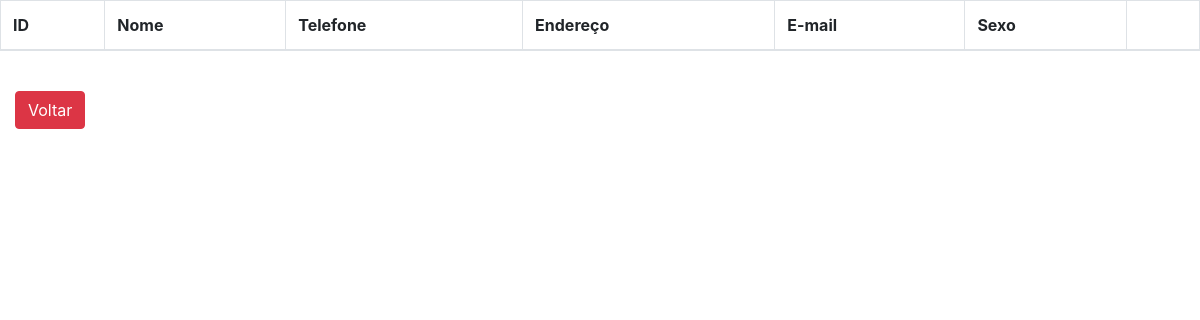
The page /cliente/ on the database as committed earlier.
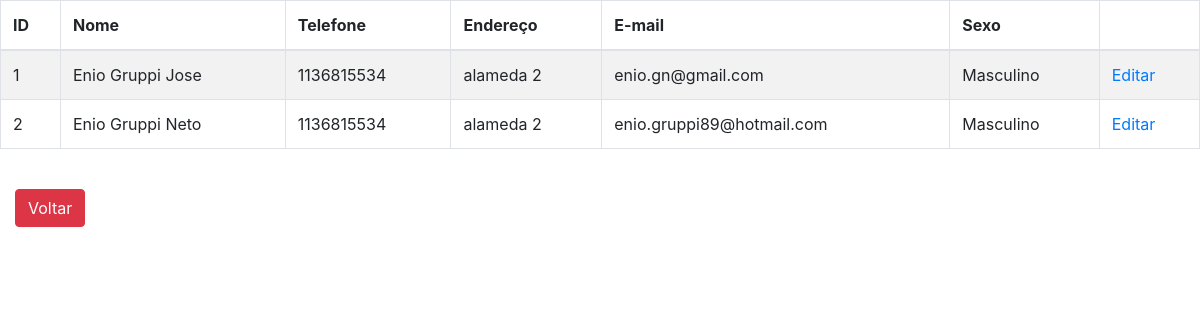
The same page on the database as committed later.
### tables this page shows
CREATE TABLE cliente (
    id_cliente INTEGER PRIMARY KEY AUTOINCREMENT,
    nome VARCHAR(50) NOT NULL,
    sexo VARCHAR(1) NOT NULL,
    telefone CHAR(11) NULL,
    endereco CHAR(100) NULL,
    email CHAR(100) NULL
);

### clientes.py (the view)
@app.route("/cliente/")
def listar_clientes_api():
    return render_template("lista_clientes.html", clientes = listar_clientes())

### clientes.py (called while the page is built)
def row_to_dict(description, row):
    if row == None:
        return None
    d = {}
    for i in range(0, len(row)):
        d[description[i][0]] = row[i]
    return d

def rows_to_dict(description, rows):
    result = []
    for row in rows:
        result.append(row_to_dict(description, row))
    return result

def conectar():
    return sqlite3.connect('clientes.db')

def listar_clientes():
    with closing(conectar()) as con, closing(con.cursor()) as cur:
        cur.execute("SELECT id_cliente, nome, sexo, telefone, endereco, email FROM cliente ORDER BY id_cliente")
        return rows_to_dict(cur.description, cur.fetchall())

### templates/lista_clientes.html (shortened to what this page needs)
<!DOCTYPE html>
<html>
<head>
    <link href="//maxcdn.bootstrapcdn.com/bootstrap/4.1.1/css/bootstrap.min.css" rel="stylesheet" id="bootstrap-css">
</head>
<body>
    <div class="table-responsive" id="sailorTableArea">
        <table id="sailorTable" class="table table-striped table-bordered" width="100%">
            <thead>
                <tr>
                    <th>ID</th>
                    <th>Nome</th>
                    <th>Telefone</th>
                    <th>Endereço</th>
                    <th>E-mail</th>
                    <th>Sexo</th>
                    <th>&nbsp;</th>
                </tr>
            </thead>
            <tbody>
                {% for cliente in clientes %}
                <tr>
                    <td>{{cliente['id_cliente']}}</td>
                    <td>{{cliente['nome']}}</td>
                    <td>{{cliente['telefone']}}</td>
                    <td>{{cliente['endereco']}}</td>
                    <td>{{cliente['email']}}</td>
                    <td>{% if cliente['sexo'] == 'M' %}Masculino{% else %}Feminino{% endif %}</td>
                    <td><a href="/cliente/{{cliente['id_cliente']}}" class="botao">Editar</a></td>
                </tr>
                {% endfor %}
            </tbody>
        </table>
    </div>
    <div class="form-group">
        <label class="col-md-4 control-label" for="btnsalvar"></label>
        <div class="col-md-8">
            <a id="btncancelar" name="btncancelar" class="btn btn-danger" href="/menu">Voltar</a>
        </div>
    </div>
</body>
</html>

Rows that differ between the two databases and show on the page:
added cliente: id_cliente "1", nome "Enio Gruppi Jose", telefone "1136815534", endereco "alameda 2", email "enio.gn@gmail.com", sexo "Masculino"
added cliente: id_cliente "2", nome "Enio Gruppi Neto", telefone "1136815534", endereco "alameda 2", email "enio.gruppi89@hotmail.com", sexo "Masculino"
